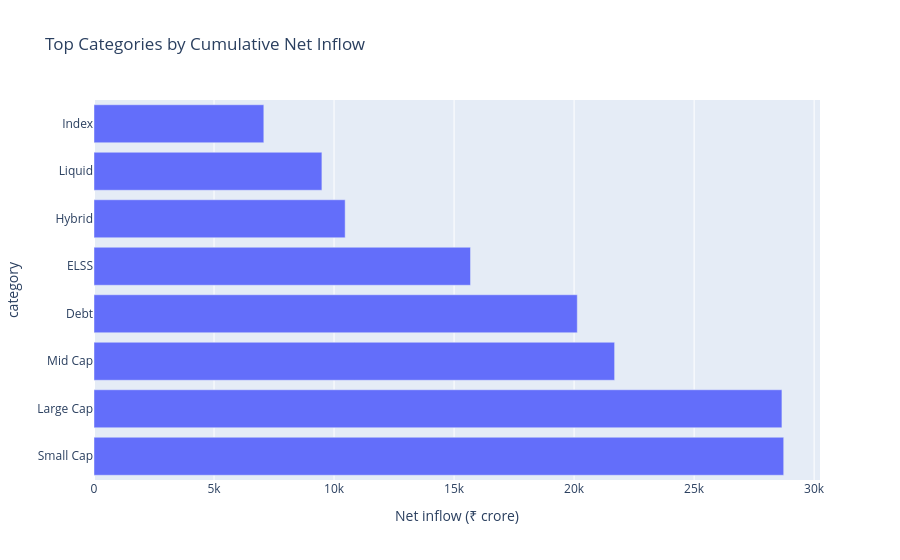

The notebook cell this image was saved under:
### Markdown cell above
## 6. Category inflows

### Code cell
category_monthly = (
    cat_inflows.groupby("category", as_index=False)
    .agg(net_inflow_crore=("net_inflow_crore", "sum"),
         folios_lakh=("number_of_folios_lakh", "sum"))
    .sort_values("net_inflow_crore", ascending=False)
)
display(category_monthly)

fig = px.bar(category_monthly.head(15), x="net_inflow_crore", y="category", orientation="h",
             title="Top Categories by Cumulative Net Inflow",
             labels={"net_inflow_crore":"Net inflow (₹ crore)"})
fig.show()

### Figure 1 — Plotly figure (JSON) as saved in the notebook; plotly's stock layout.template omitted (floating-point values rounded to 4 significant figures)
{"data": [{"hovertemplate": "Net inflow (₹ crore)=%{x}<br>category=%{y}<extra></extra>", "legendgroup": "", "marker": {"color": "#636efa", "pattern": {"shape": ""}}, "name": "", "orientation": "h", "showlegend": false, "textposition": "auto", "type": "bar", "x": [28730.0, 28660.0, 21690.0, 20130.0, 15690.0, 10460.0, 9494.0, 7075.0], "xaxis": "x", "y": ["Small Cap", "Large Cap", "Mid Cap", "Debt", "ELSS", "Hybrid", "Liquid", "Index"], "yaxis": "y"}], "layout": {"barmode": "relative", "legend": {"tracegroupgap": 0}, "title": {"text": "Top Categories by Cumulative Net Inflow"}, "xaxis": {"anchor": "y", "domain": [0, 1], "title": {"text": "Net inflow (₹ crore)"}}, "yaxis": {"anchor": "x", "domain": [0, 1], "title": {"text": "category"}}}}
